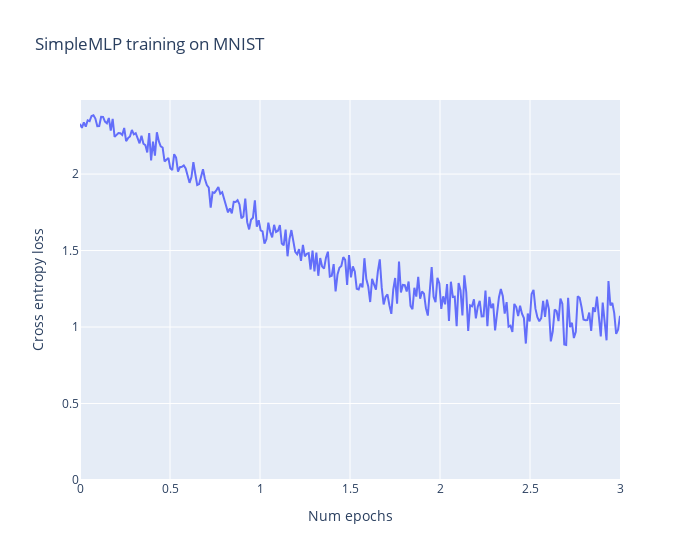

This figure's notebook cell:
### Code cell
model = SimpleMLP().to(device)

batch_size = 64
epochs = 3

mnist_trainset, _ = get_mnist(subset = 10)
mnist_trainloader = DataLoader(mnist_trainset, batch_size=batch_size, shuffle=True)

optimizer = t.optim.Adam(model.parameters(), lr=1e-3)
loss_list = []

for epoch in tqdm(range(epochs)):
    for imgs, labels in mnist_trainloader:
        imgs = imgs.to(device)
        labels = labels.to(device)
        logits = model(imgs)
        loss = F.cross_entropy(logits, labels)
        loss.backward()
        optimizer.step()
        optimizer.zero_grad()
        loss_list.append(loss.item())   

line(
    loss_list,
    yaxis_range=[0, max(loss_list) + 0.1],
    x=t.linspace(0, epochs, len(loss_list)),
    labels={"x": "Num epochs", "y": "Cross entropy loss"},
    title="SimpleMLP training on MNIST",
    width=700,
)

### Figure 1 — Plotly figure (JSON) as saved in the notebook; plotly's stock layout.template omitted (floating-point values rounded to 4 significant figures; data arrays with more than 128 entries replaced by an {"elided": "..."} marker saying what was removed)
{"data": [{"hovertemplate": "Num epochs=%{x}<br>Cross entropy loss=%{y}<extra></extra>", "legendgroup": "", "line": {"color": "#636efa", "dash": "solid"}, "marker": {"symbol": "circle"}, "mode": "lines", "name": "", "orientation": "v", "showlegend": false, "type": "scatter", "x": {"elided": "282 float values"}, "xaxis": "x", "y": {"elided": "282 float values"}, "yaxis": "y"}], "layout": {"hovermode": "x unified", "legend": {"tracegroupgap": 0}, "title": {"text": "SimpleMLP training on MNIST"}, "width": 700, "xaxis": {"anchor": "y", "domain": [0, 1], "title": {"text": "Num epochs"}}, "yaxis": {"anchor": "x", "domain": [0, 1], "range": [0, 2.484], "title": {"text": "Cross entropy loss"}}}}
